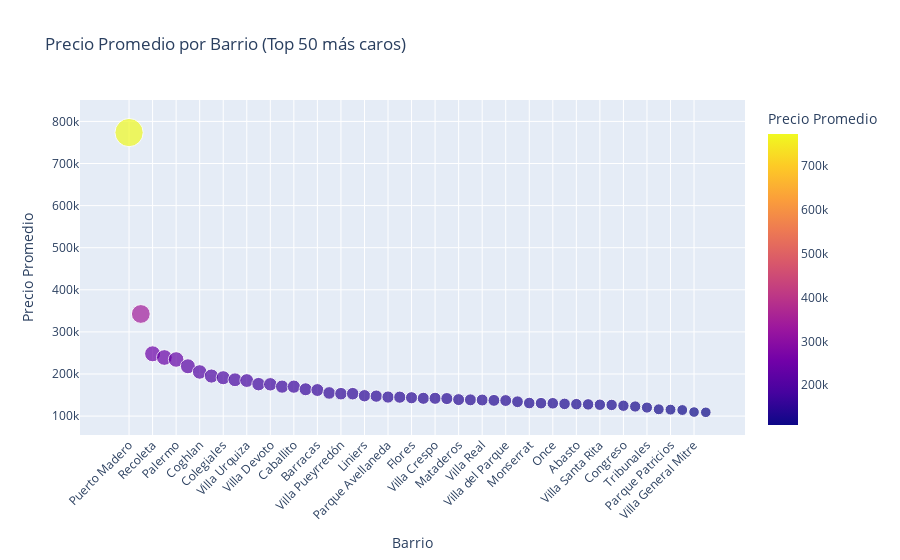

Notebook cell for this chart:
### Markdown cell above
## 8. Visualización Opcional: Precios Promedio por Ubicación

### Code cell
# Asegurarse de que las columnas sean string
df_map['neighborhood'] = df_map['neighborhood'].astype(str)

# Graficar solo las 50 ubicaciones con precios promedio más altos para claridad
df_map_top50 = df_map.sort_values(by='avg_price', ascending=False).head(50)

fig = px.scatter(
    df_map_top50,
    x='neighborhood',
    y='avg_price',        
    size='avg_price',     
    color='avg_price',    
    hover_name='neighborhood',
    title='Precio Promedio por Barrio (Top 50 más caros)',
    labels={'neighborhood':'Barrio', 'avg_price':'Precio Promedio'}
)

fig.update_layout(
    xaxis_title='Barrio',
    yaxis_title='Precio Promedio',
    xaxis={'tickangle': -45}
)

fig.show()

### Figure 1 — Plotly figure (JSON) as saved in the notebook; plotly's stock layout.template omitted (floating-point values rounded to 4 significant figures)
{"data": [{"hovertemplate": "<b>%{hovertext}</b><br><br>Barrio=%{x}<br>Precio Promedio=%{marker.color}<extra></extra>", "hovertext": ["Puerto Madero", "Las Cañitas", "Recoleta", "Belgrano", "Palermo", "Nuñez", "Coghlan", "Barrio Norte", "Colegiales", "Retiro", "Villa Urquiza", "Saavedra", "Villa Devoto", "Villa Soldati", "Caballito", "Parque Centenario", "Barracas", "Almagro", "Villa Pueyrredón", "Parque Chacabuco", "Liniers", "Chacarita", "Parque Avellaneda", "Boedo", "Flores", "Versalles", "Villa Crespo", "Agronomía", "Mataderos", "San Telmo", "Villa Real", "Parque Chas", "Villa del Parque", "Centro / Microcentro", "Monserrat", "San Nicolás", "Once", "Catalinas", "Abasto", "Villa Ortuzar", "Villa Santa Rita", "Villa Luro", "Congreso", "Monte Castro", "Tribunales", "Floresta", "Parque Patricios", "Balvanera", "Villa General Mitre", "Villa Riachuelo"], "legendgroup": "", "marker": {"color": [773500.0, 342600.0, 248000.0, 239200.0, 234500.0, 218300.0, 204800.0, 195100.0, 191200.0, 186300.0, 184400.0, 175900.0, 175500.0, 170000.0, 169900.0, 163700.0, 161900.0, 155000.0, 153300.0, 153200.0, 148400.0, 147500.0, 145300.0, 145000.0, 143600.0, 142300.0, 142300.0, 141600.0, 139200.0, 138600.0, 138200.0, 137300.0, 137000.0, 134100.0, 131000.0, 130700.0, 130500.0, 129000.0, 128400.0, 127800.0, 127000.0, 126500.0, 124600.0, 122800.0, 120300.0, 116200.0, 115400.0, 114400.0, 109600.0, 109000.0], "coloraxis": "coloraxis", "size": [773500.0, 342600.0, 248000.0, 239200.0, 234500.0, 218300.0, 204800.0, 195100.0, 191200.0, 186300.0, 184400.0, 175900.0, 175500.0, 170000.0, 169900.0, 163700.0, 161900.0, 155000.0, 153300.0, 153200.0, 148400.0, 147500.0, 145300.0, 145000.0, 143600.0, 142300.0, 142300.0, 141600.0, 139200.0, 138600.0, 138200.0, 137300.0, 137000.0, 134100.0, 131000.0, 130700.0, 130500.0, 129000.0, 128400.0, 127800.0, 127000.0, 126500.0, 124600.0, 122800.0, 120300.0, 116200.0, 115400.0, 114400.0, 109600.0, 109000.0], "sizemode": "area", "sizeref": 1934.0, "symbol": "circle"}, "mode": "markers", "name": "", "orientation": "v", "showlegend": false, "type": "scatter", "x": ["Puerto Madero", "Las Cañitas", "Recoleta", "Belgrano", "Palermo", "Nuñez", "Coghlan", "Barrio Norte", "Colegiales", "Retiro", "Villa Urquiza", "Saavedra", "Villa Devoto", "Villa Soldati", "Caballito", "Parque Centenario", "Barracas", "Almagro", "Villa Pueyrredón", "Parque Chacabuco", "Liniers", "Chacarita", "Parque Avellaneda", "Boedo", "Flores", "Versalles", "Villa Crespo", "Agronomía", "Mataderos", "San Telmo", "Villa Real", "Parque Chas", "Villa del Parque", "Centro / Microcentro", "Monserrat", "San Nicolás", "Once", "Catalinas", "Abasto", "Villa Ortuzar", "Villa Santa Rita", "Villa Luro", "Congreso", "Monte Castro", "Tribunales", "Floresta", "Parque Patricios", "Balvanera", "Villa General Mitre", "Villa Riachuelo"], "xaxis": "x", "y": [773500.0, 342600.0, 248000.0, 239200.0, 234500.0, 218300.0, 204800.0, 195100.0, 191200.0, 186300.0, 184400.0, 175900.0, 175500.0, 170000.0, 169900.0, 163700.0, 161900.0, 155000.0, 153300.0, 153200.0, 148400.0, 147500.0, 145300.0, 145000.0, 143600.0, 142300.0, 142300.0, 141600.0, 139200.0, 138600.0, 138200.0, 137300.0, 137000.0, 134100.0, 131000.0, 130700.0, 130500.0, 129000.0, 128400.0, 127800.0, 127000.0, 126500.0, 124600.0, 122800.0, 120300.0, 116200.0, 115400.0, 114400.0, 109600.0, 109000.0], "yaxis": "y"}], "layout": {"coloraxis": {"colorbar": {"title": {"text": "Precio Promedio"}}, "colorscale": [[0, "#0d0887"], [0.1111, "#46039f"], [0.2222, "#7201a8"], [0.3333, "#9c179e"], [0.4444, "#bd3786"], [0.5556, "#d8576b"], [0.6667, "#ed7953"], [0.7778, "#fb9f3a"], [0.8889, "#fdca26"], [1, "#f0f921"]]}, "legend": {"itemsizing": "constant", "tracegroupgap": 0}, "title": {"text": "Precio Promedio por Barrio (Top 50 más caros)"}, "xaxis": {"anchor": "y", "domain": [0, 1], "tickangle": -45, "title": {"text": "Barrio"}}, "yaxis": {"anchor": "x", "domain": [0, 1], "title": {"text": "Precio Promedio"}}}}
